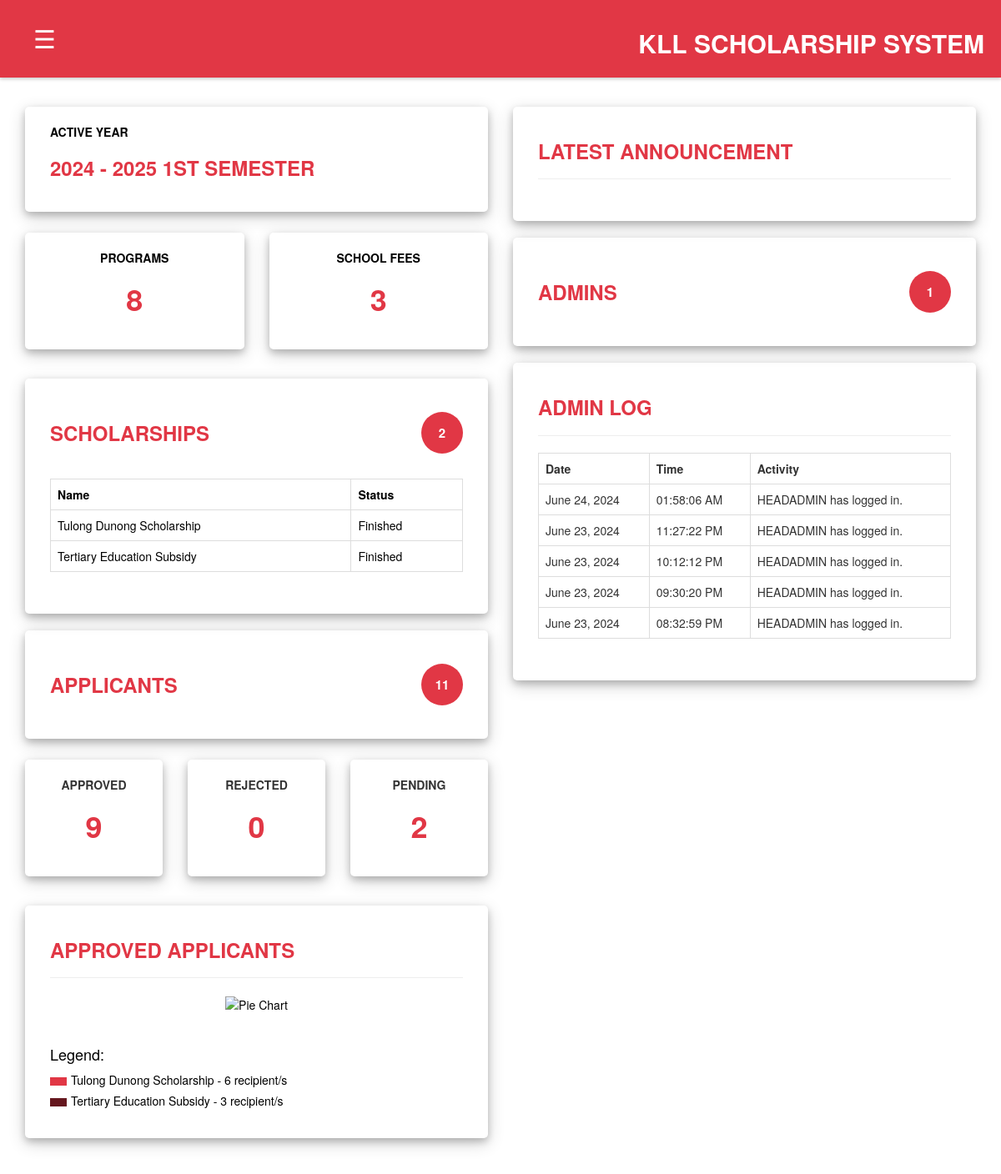
The page /admin/dashboard.php (signed in) on the database as committed earlier.
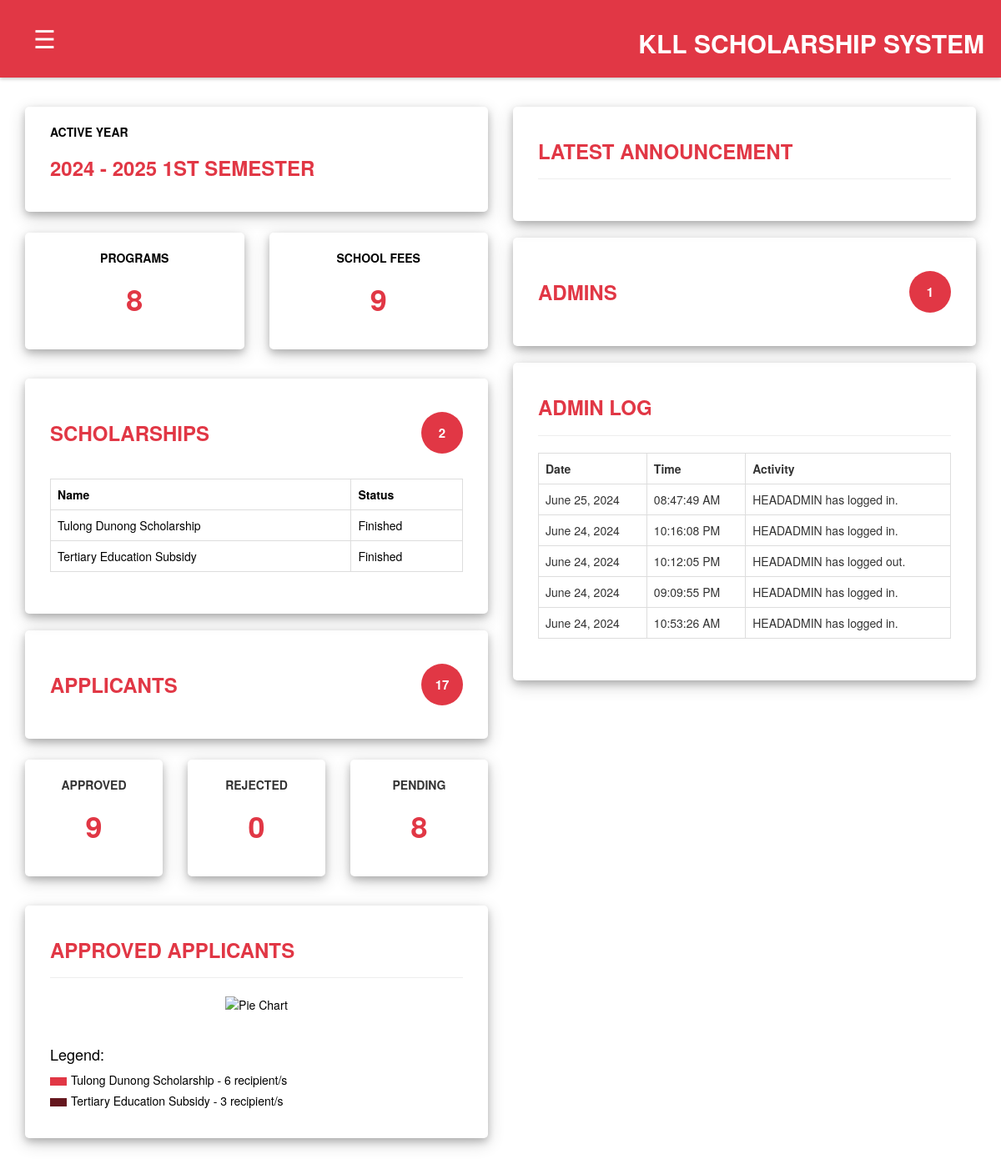
The same page on the database as committed later.
### tables this page shows
CREATE TABLE `tb_scholarships` (
  `id` int(11) NOT NULL,
  `name` varbinary(255) DEFAULT NULL,
  `description` varbinary(500) DEFAULT NULL,
  `allowance` varbinary(255) DEFAULT NULL,
  `start_date` varbinary(255) DEFAULT NULL,
  `end_date` varbinary(255) DEFAULT NULL
);

CREATE TABLE `tb_adminlog` (
  `id` int(11) NOT NULL,
  `admin_id` int(11) DEFAULT NULL,
  `actn` varbinary(255) DEFAULT NULL,
  `date_time` varbinary(255) DEFAULT NULL
);

### conn.php (called while the page is built, shortened)
<?php
    $hexKey = "a3f5d4e6b1c2d3e4f5a6b7c8d9e0f1a2";
    $key = hex2bin($hexKey);
    $method = "AES-128-ECB";
?>

### admin/dashboard.php (the view, shortened to what the changed rows need)
<?php
    include("navbar.php");
    $dateNow = date("Y-m-d");
    $resultScholarship = $conn->query("select * from tb_scholarships");
    $resultApplicants = $conn->query("select * from tb_application");
    $total_applicants = mysqli_num_rows($resultApplicants);
    $resultApprove = $conn->query("select * from tb_approve");
    $total_approved = mysqli_num_rows($resultApprove);
    $rejected = openssl_encrypt("Rejected", $method, $key);
    $resultRejected = $conn->query("select * from tb_application where stats = '$rejected'");
    $total_rejected = mysqli_num_rows($resultRejected);
    $pending = openssl_encrypt("Pending", $method, $key);
    $resultPending = $conn->query("select * from tb_application where stats = '$pending'");
    $total_pending = mysqli_num_rows($resultPending);
    $resultProgram = $conn->query("select * from tb_program");
    $total_programs = mysqli_num_rows($resultProgram);
    $resultFees = $conn->query("select * from tb_fees");
    $total_fees = mysqli_num_rows($resultFees);
?>
<!DOCTYPE html>
<html lang="en">
<head>
    <link rel="stylesheet" href="https://maxcdn.bootstrapcdn.com/bootstrap/3.4.1/css/bootstrap.min.css">
    <link rel="stylesheet" href="https://cdn.jsdelivr.net/npm/bootstrap-icons@1.11.1/font/bootstrap-icons.css">
    <link rel="stylesheet" href="https://cdnjs.cloudflare.com/ajax/libs/font-awesome/6.0.0-beta3/css/all.min.css">
    <link rel="stylesheet" href="/scholarship_system/style.css">
</head>
<body>
    <div class="dashboard_container">
        <div class="row">
            <div class="col-md-6">
                <br>
                <div class="row">
                    <div class="col-md-6">
                        <a href="./manage_program/program.php"><div class="dashboard_content">
                            <center>
                            <h1 class="dashboard_title"><?php echo $total_programs;?></h1>
                            </center>
                        </div></a>
                    </div>
                    <div class="col-md-6" >
                        <a href="./manage_fees/fees.php"><div class="dashboard_content">
                            <center>
                            <b>SCHOOL FEES</b>
                            <h1 class="dashboard_title"><?php echo $total_fees;?></h1>
                            </center>
                        </div></a>
                    </div>
                </div><br>
                <a href="./manage_scholarship/scholarship.php"><div class="dashboard_content">
                    <br>
                    <table class="table table-bordered">
                        <tr>
                            <th>Name</th>
                            <th>Status</th>
                        </tr>
                        <?php
                        while($row = $resultScholarship->fetch_assoc()){
                            $start_date = openssl_decrypt($row["start_date"], $method, $key);
                            $end_date = openssl_decrypt($row["end_date"], $method, $key);
                            $scholarship_name = openssl_decrypt($row["name"], $method, $key);
                            echo "<tr>
                                <td>$scholarship_name</td>
                                <td>";
                                if($dateNow < $start_date){
                                    echo  "Not Yet Started";
                                }else if($dateNow > $end_date){
                                    echo "Finished";
                                }else{
                                    echo "Ongoing";
                                }
                            echo "</td></tr>";
                        }
                        ?>
                    </table>
                </div></a><br>
                <a href="./manage_applications/applications.php"><div class="dashboard_content">
                    <table width="100%">
                        <tr>
                            <td style="text-align: right"><h3 class="dashboard_counts"><?php echo $total_applicants;?></h3></td>
                        </tr>
                    </table>
                </div></a>
                <br>
                <div class="row">
                    <div class="col-md-4">
                        <div class="dashboard_content">
                            <center>
                            <h1 class="dashboard_title"><?php echo $total_approved;?></h1>
                            </center>
                        </div>
                    </div>
                    <div class="col-md-4" >
                        <div class="dashboard_content">
                            <center>
                            <h1 class="dashboard_title"><?php echo $total_rejected;?></h1>
                            </center>
                        </div>
                    </div>
                    <div class="col-md-4" >
                        <div class="dashboard_content">
                            <center>
                            <b>PENDING</b>
                            <h1 class="dashboard_title"><?php echo $total_pending;?></h1>
                            </center>
                        </div>
                    </div>
                </div>
                <br>
                <a href="./payroll_billing/payroll_billing.php"><div class="dashboard_content">
                    <br>
                    <div class="legend">
                        <?php
                        $accepted = openssl_encrypt("Accepted", $method, $key);
                        $sql = "select tb_scholarships.name as scholarship_name, COUNT(*) as count
                            FROM tb_application
                            JOIN tb_yearsem ON tb_application.yearsem_id = tb_yearsem.id
                            JOIN tb_studentinfo ON tb_application.student_id = tb_studentinfo.student_id
                            JOIN tb_scholarships ON tb_application.scholarship_id = tb_scholarships.id
                            WHERE tb_application.stats = '$accepted'
                            GROUP BY tb_scholarships.id";
                        $result = $conn->query($sql);
                        $scholarship_data = [];
                        $image_width = 600;
                        $image_height = 600;
                        $image = imagecreatetruecolor($image_width, $image_height);
                            if ($result->num_rows > 0) {
                                while ($row = $result->fetch_assoc()) {
                                    $scholarship_name = openssl_decrypt($row['scholarship_name'], $method, $key);
                                    $scholarship_data[$scholarship_name] = $row['count'];
                                }
                            } else {
                                echo "No data found";
                                exit;
                            }
                            $colors = [
                                imagecolorallocate($image, 225, 55, 69),
                                imagecolorallocate($image, 101, 23, 30),
                                imagecolorallocate($image, 255, 0, 0)
                            ];
                            function image_rgb($color) {
                                return sprintf('#%02x%02x%02x', ($color >> 16) & 0xFF, ($color >> 8) & 0xFF, $color & 0xFF);
                            }
                        $i = 0;
                        foreach ($scholarship_data as $label => $count) {
                            echo '<div class="legend_item">';
                            echo '<span class="legend_color" style="background-color: ' . htmlspecialchars(image_rgb($colors[$i % count($colors)])) . ';"></span>';
                            echo '<span>' . htmlspecialchars($label) . ' - ' . $count . ' recipient/s</span>';
                            echo '</div>';
                            $i++;
                        }
                        ?>
                    </div>
                </div></a>
            </div>
            <div class="col-md-6">
                <br>
                <br>
                <div class="dashboard_content">
                    <?php
                    $query = "select tb_admin.name as admin_name, tb_adminlog.actn, tb_adminlog.date_time from tb_admin, tb_adminlog where tb_adminlog.admin_id = tb_admin.id order by tb_adminlog.id DESC LIMIT 5";
                    $result = mysqli_query($conn, $query) or die(mysqli_error($conn));
                    echo "<table class='table table-bordered table_records'>
                                <tr>
                                    <th>Date</th>
                                    <th>Time</th>
                                    <th>Activity</th>
                                    </tr>";
                    while($row = mysqli_fetch_assoc($result)){
                        $name = openssl_decrypt($row["admin_name"], $method, $key);
                        $action = openssl_decrypt($row["actn"], $method, $key);
                        $date_time = openssl_decrypt($row["date_time"], $method, $key);
                        $date_create = date_create($date_time);
                        $format_date = date_format($date_create,"F j, Y");
                        $format_time = date_format($date_create,"h:i:s A");
                        echo "<tr>
                                <td>$format_date</td>
                                <td>$format_time</td>
                                <td>$name has $action.</td>
                        </tr>";
                    }
                    echo "</table>";
                    ?>
                </div>
            </div>
        </div>
    </div>
</body>
</html>

Rows that differ between the two databases and show on the page:
no longer on this page (row unchanged): tb_adminlog: date_time "June 24, 2024", date_time "01:58:06 AM", admin.name "HEADADMIN", actn "logged in"
no longer on this page (row unchanged): tb_adminlog: date_time "June 23, 2024", date_time "11:27:22 PM", admin.name "HEADADMIN", actn "logged in"
no longer on this page (row unchanged): tb_adminlog: date_time "June 23, 2024", date_time "10:12:12 PM", admin.name "HEADADMIN", actn "logged in"
no longer on this page (row unchanged): tb_adminlog: date_time "June 23, 2024", date_time "09:30:20 PM", admin.name "HEADADMIN", actn "logged in"
no longer on this page (row unchanged): tb_adminlog: date_time "June 23, 2024", date_time "08:32:59 PM", admin.name "HEADADMIN", actn "logged in"
added tb_adminlog: date_time "June 25, 2024", date_time "08:47:49 AM", admin.name "HEADADMIN", actn "logged in"
added tb_adminlog: date_time "June 24, 2024", date_time "10:16:08 PM", admin.name "HEADADMIN", actn "logged in"
added tb_adminlog: date_time "June 24, 2024", date_time "10:12:05 PM", admin.name "HEADADMIN", actn "logged out"
added tb_adminlog: date_time "June 24, 2024", date_time "09:09:55 PM", admin.name "HEADADMIN", actn "logged in"
added tb_adminlog: date_time "June 24, 2024", date_time "10:53:26 AM", admin.name "HEADADMIN", actn "logged in"
Other text that changed with them:
$total_fees: "3" → "9"
$total_applicants: "11" → "17"
$total_pending: "2" → "8"
